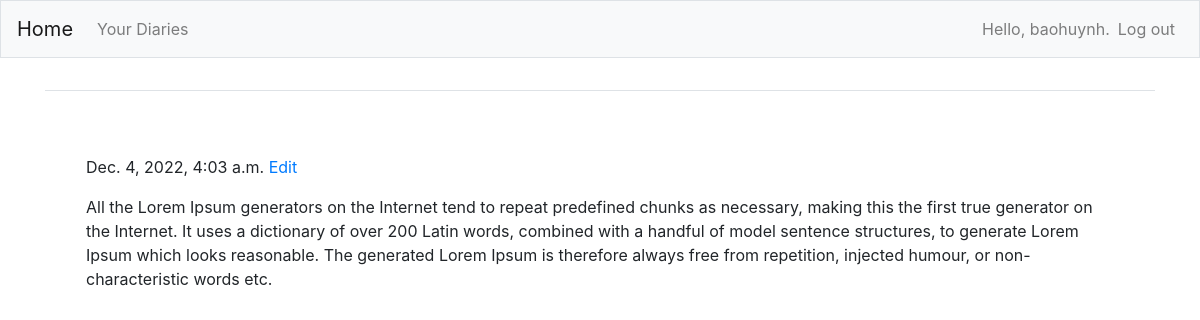
The page /topics/2/ (signed in) on the database its author committed.
### thingTodo/models.py (models this page shows, shortened)
class Topic(models.Model):
    text = models.TextField()
    date_added = models.DateTimeField(auto_now_add=True)
    owner = models.ForeignKey(User, on_delete=models.CASCADE)

### thingTodo/views.py (the view)
# urls.py: path("topics/<int:topic_id>/", views.topic, name="topic"),
@login_required
def topic(request, topic_id):
    topic = Topic.objects.get(id=topic_id)
    if topic.owner != request.user:
        raise Http404
    context = {'topic': topic}
    return render(request, "thingTodo/topic.html", context)

### thingTodo/templates/thingTodo/topic.html (shortened to what this page needs)
{% extends "thingTodo/base.html" %}
{% block content %}
<div class="row p-5">
        <div class="p-2">
            <span>{{ topic.date_added }}</span>
            <a href="{% url 'thingTodo:edit_topic' topic.id %}">Edit</a>
            <p class="tired">{{ topic.text|linebreaks }}</p>
        </div>
</div>
{% endblock content %}

### thingTodo/templates/thingTodo/base.html (shortened to what this page needs)
{% load bootstrap4 %}
{% load static %}
<!DOCTYPE html>
<html lang="en">
    <head>
        <link href="{% static 'fontawesomefree/css/all.min.css' %}" rel="stylesheet" type="text/css">
        {% bootstrap_css %}
    </head>
    <body>
        <nav class="navbar navbar-expand-md navbar-light bg-light mb-4 border">
            <a class="navbar-brand" href="{% url 'thingTodo:index' %}">
                Home</a>
            <div class="collapse navbar-collapse" id="navbarCollapse">
                <ul class="navbar-nav mr-auto">
                    <li class="nav-item">
                        <a class="nav-link" href="{% url 'thingTodo:topics'%}">
                            Your Diaries</a></li>
                </ul>
                <ul class="navbar-nav ml-auto">
                    {% if user.is_authenticated %}
                        <li class="nav-item">
                            <span class="navbar-text">Hello, {{ user.username }}.</span>
                        </li>
                        <li class="nav-item">
                            <a class="nav-link" href="{% url 'users:logout' %}">Log out</a>
                        </li>
                    {% else %}
                        <li class="nav-item">
                            <a class="nav-link" href="{% url 'users:register' %}">Register</a>
                        </li>
                        <li class="nav-item">
                            <a class="nav-link" href="{% url 'users:login' %}">Log in</a></li>
                    {% endif %}
                </ul>
            </div>
        </nav>
        <main role="main" class="container">
            <div class="pb-2 mb-2 border-bottom">
            </div>
            <div>
                {% block content %}{% endblock content %}
            </div>
        </main>
    </body>
</html>

### rows shown on the page
Topic: date_added "Dec. 4, 2022, 4:03 a.m.", text "All the Lorem Ipsum generators on the Internet tend to repeat predefined chunks as necessary, making this the first true generator on the Internet. It uses a dictionary of over 200 Latin words, combined with a handful of model sentence structures, to generate Lorem Ipsum which looks reasonable. The generated Lorem Ipsum is therefore always free from repetition, injected humour, or non-characteristic words etc."

### other values the page prints
{{ user.username }} "baohuynh"
